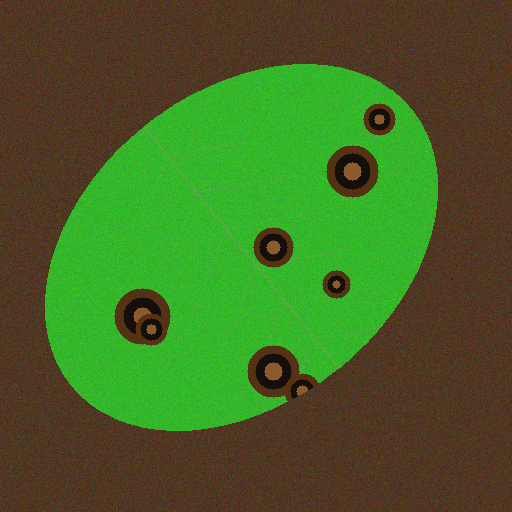
#> input picture disease_detector/sample_images/anthracnose_1.png, 512 x 512 px
$ python -i segmentation.py   (imports and definitions only)
#> lines starting #> are read from the running program, lines starting #| are printed output that depends on the picture; after the words box and inside, x2 and y2 are one past the last pixel; in counts of white or black regions, pixels touching at a corner belong together
#> further down, picture is the input picture: shape (512, 512, 3); mean B, G, R 37, 101.4, 69.2
import cv2
import numpy as np

def create_leaf_seed_mask(img: np.ndarray) -> np.ndarray:
    """Detects plant green canopy and chlorotic foliage seeds in HSV color space."""
    hsv = cv2.cvtColor(img, cv2.COLOR_BGR2HSV)
#> hsv: shape (512, 512, 3); mean H, S, V 33.6, 164.2, 117.2

    # Plant foliage hues (Green to yellow/chartreuse)
    lower_foliage = np.array([22, 25, 25])
    upper_foliage = np.array([98, 255, 255])
    foliage_mask = cv2.inRange(hsv, lower_foliage, upper_foliage)
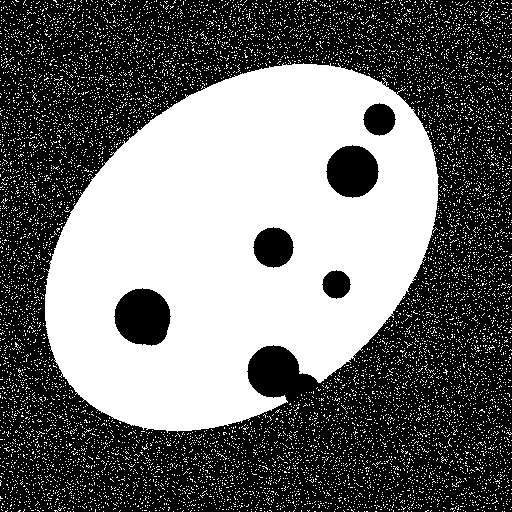
#> foliage_mask: shape (512, 512); 43.8% white; 10395 white regions (10394 under 20 px), largest, box (x1, y1, x2, y2) and area: (45, 63, 439, 433) 97472

    # Also include high-brightness powdery mildew on leaf
    lower_white = np.array([0, 0, 175])
    upper_white = np.array([180, 50, 255])
    white_mask = cv2.inRange(hsv, lower_white, upper_white)
#> white_mask: shape (512, 512); every value is 0

    seed_mask = cv2.bitwise_or(foliage_mask, white_mask)
    return seed_mask

def segment_leaf(img: np.ndarray) -> tuple[np.ndarray, np.ndarray]:
    """
    Cleanly segments the main leaf canopy from soil and background using
    morphological closure and convex boundary extraction.
    """
    seed_mask = create_leaf_seed_mask(img)

    # Morphological closure to bridge internal veins and spots
    kernel = cv2.getStructuringElement(cv2.MORPH_ELLIPSE, (15, 15))
    closed = cv2.morphologyEx(seed_mask, cv2.MORPH_CLOSE, kernel, iterations=3)
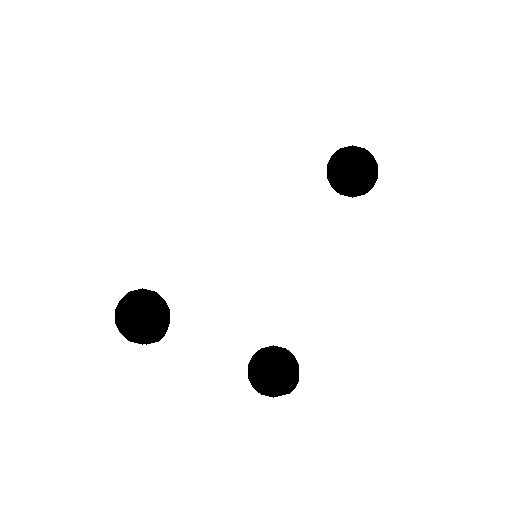
#> closed: shape (512, 512); 97.5% white; 3 black regions, box (x1, y1, x2, y2) and area: (115, 288, 170, 345) 2436, (248, 345, 299, 398) 2117, (327, 145, 378, 198) 2091

    # Find contours
    contours, _ = cv2.findContours(closed, cv2.RETR_EXTERNAL, cv2.CHAIN_APPROX_SIMPLE)
#> contours = [[[0, 0], [0, 511], [511, 511], [511, 0]]]

    leaf_mask = np.zeros(img.shape[:2], dtype=np.uint8)
    if contours:
        # Get largest leaf contour
        largest_c = max(contours, key=cv2.contourArea)
#> largest_c = [[0, 0], [0, 511], [511, 511], [511, 0]]
        # Leaf boundary as convex hull / smooth contour
        hull = cv2.convexHull(largest_c)
#> hull = [[511, 0], [511, 511], [0, 511], [0, 0]]
        cv2.drawContours(leaf_mask, [hull], -1, 255, thickness=cv2.FILLED)
#> leaf_mask: shape (512, 512); every value is 255
    else:
        # Fallback to Otsu thresholding on grayscale
        gray = cv2.cvtColor(img, cv2.COLOR_BGR2GRAY)
        blur = cv2.GaussianBlur(gray, (5, 5), 0)
        _, thresholded = cv2.threshold(blur, 0, 255, cv2.THRESH_BINARY + cv2.THRESH_OTSU)
        leaf_mask = thresholded

    masked_leaf = cv2.bitwise_and(img, img, mask=leaf_mask)
    return masked_leaf, leaf_mask

>>> import cv2
>>> picture = cv2.imread('sample_images/anthracnose_1.png')
>>> result = segment_leaf(picture)

$ run again, on disease_detector/sample_images/anthracnose_14.png
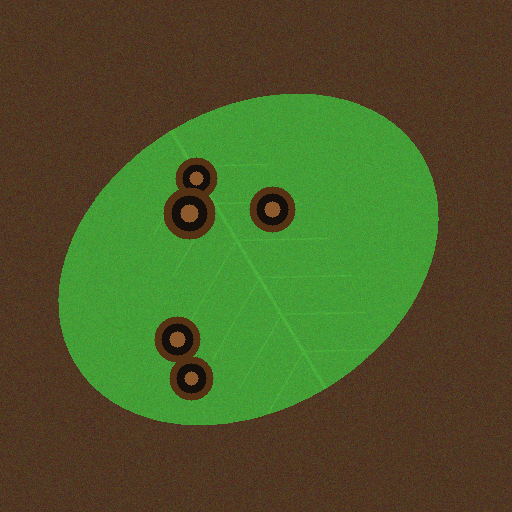
#> input picture disease_detector/sample_images/anthracnose_14.png, 512 x 512 px
#> picture is the input picture: shape (512, 512, 3); mean B, G, R 40.7, 88.9, 75.2
#> hsv: shape (512, 512, 3); mean H, S, V 31.6, 152.7, 105.7
#> in create_leaf_seed_mask, `foliage_mask = cv2.inRange(hsv, lower_foliage, upper_foliage)`:
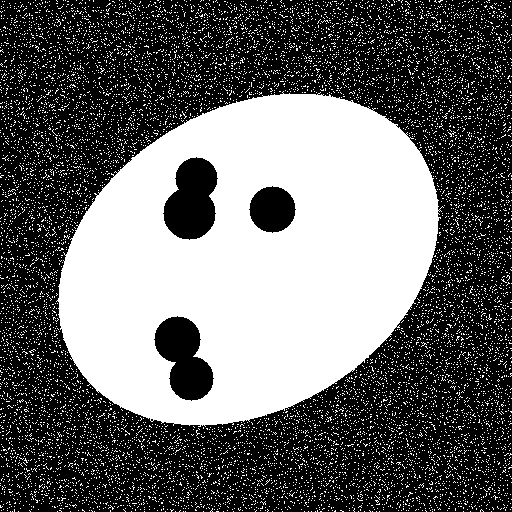
#> foliage_mask: shape (512, 512); 40.6% white; 11179 white regions (11178 under 20 px), largest, box (x1, y1, x2, y2) and area: (56, 91, 444, 427) 87773
#> white_mask: shape (512, 512); every value is 0
#> in segment_leaf, `closed = cv2.morphologyEx(seed_mask, cv2.MORPH_CLOSE, kernel, iteratio..`:
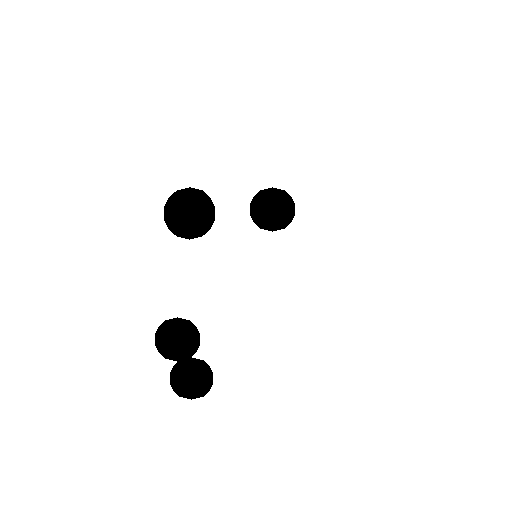
#> closed: shape (512, 512); 97.5% white; 3 black regions, box (x1, y1, x2, y2) and area: (155, 317, 213, 400) 2997, (164, 187, 215, 240) 2096, (250, 187, 295, 232) 1565
#> contours = [[[0, 0], [0, 511], [511, 511], [511, 0]]]
#> largest_c = [[0, 0], [0, 511], [511, 511], [511, 0]]
#> hull = [[511, 0], [511, 511], [0, 511], [0, 0]]
#> leaf_mask: shape (512, 512); every value is 255

$ run again, on disease_detector/sample_images/anthracnose_19.png
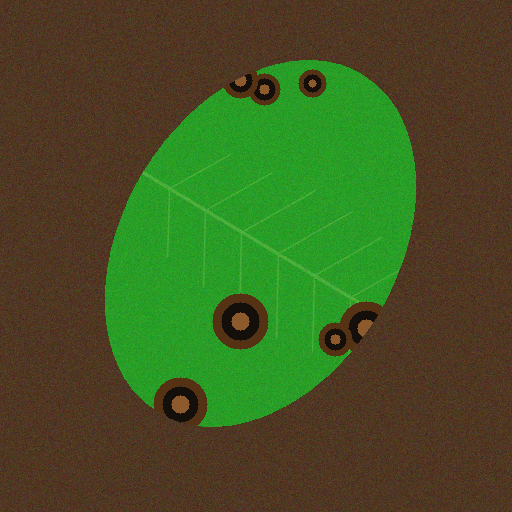
#> input picture disease_detector/sample_images/anthracnose_19.png, 512 x 512 px
#> picture is the input picture: shape (512, 512, 3); mean B, G, R 35.3, 84.5, 67.9
#> hsv: shape (512, 512, 3); mean H, S, V 31.2, 160.2, 102.2
#> in create_leaf_seed_mask, `foliage_mask = cv2.inRange(hsv, lower_foliage, upper_foliage)`:
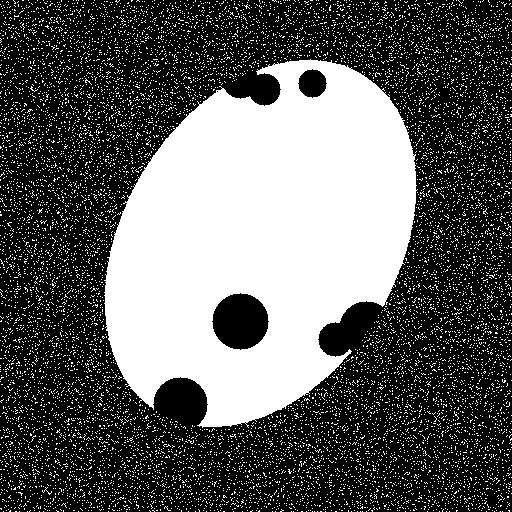
#> foliage_mask: shape (512, 512); 37.1% white; 11947 white regions (11946 under 20 px), largest, box (x1, y1, x2, y2) and area: (104, 59, 418, 428) 77230
#> white_mask: shape (512, 512); every value is 0
#> in segment_leaf, `closed = cv2.morphologyEx(seed_mask, cv2.MORPH_CLOSE, kernel, iteratio..`:
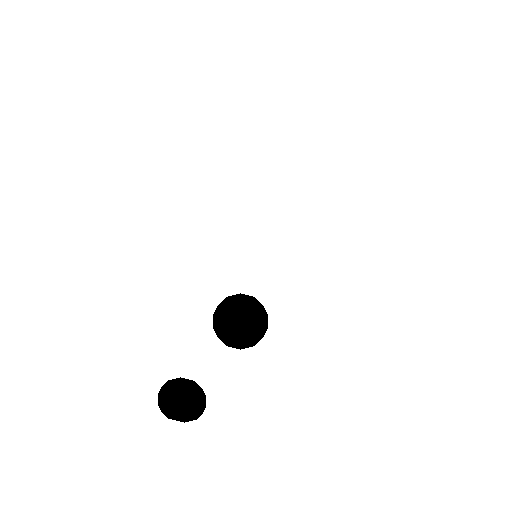
#> closed: shape (512, 512); 98.4% white; 2 black regions, box (x1, y1, x2, y2) and area: (213, 293, 268, 350) 2395, (158, 377, 206, 423) 1702
#> contours = [[[0, 0], [0, 511], [511, 511], [511, 0]]]
#> largest_c = [[0, 0], [0, 511], [511, 511], [511, 0]]
#> hull = [[511, 0], [511, 511], [0, 511], [0, 0]]
#> leaf_mask: shape (512, 512); every value is 255

$ run again, on disease_detector/sample_images/anthracnose_2.png
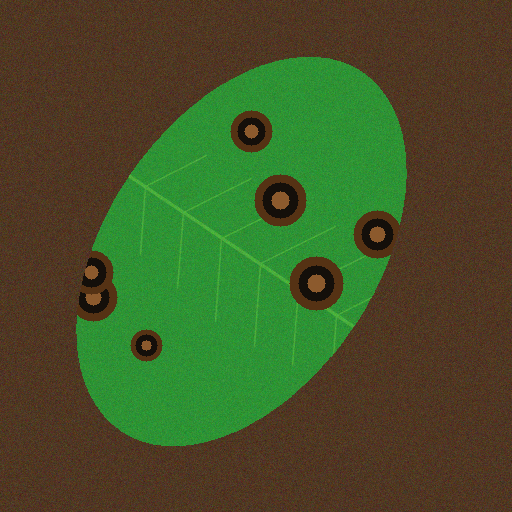
#> input picture disease_detector/sample_images/anthracnose_2.png, 512 x 512 px
#> picture is the input picture: shape (512, 512, 3); mean B, G, R 39.6, 82.9, 68.7
#> hsv: shape (512, 512, 3); mean H, S, V 32.6, 155.4, 100.2
#> in create_leaf_seed_mask, `foliage_mask = cv2.inRange(hsv, lower_foliage, upper_foliage)`:
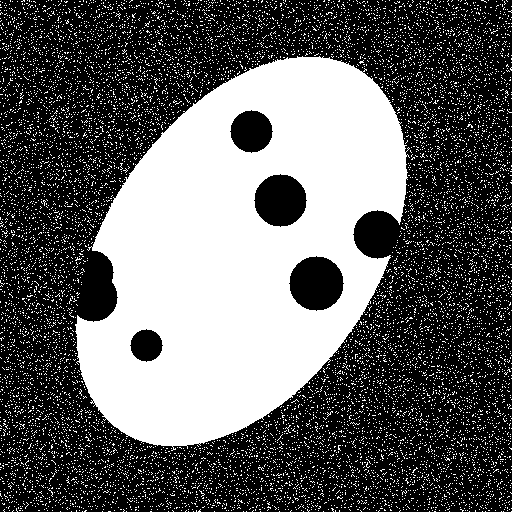
#> foliage_mask: shape (512, 512); 38.5% white; 11527 white regions (11526 under 20 px), largest, box (x1, y1, x2, y2) and area: (75, 56, 410, 451) 81886
#> white_mask: shape (512, 512); every value is 0
#> in segment_leaf, `closed = cv2.morphologyEx(seed_mask, cv2.MORPH_CLOSE, kernel, iteratio..`:
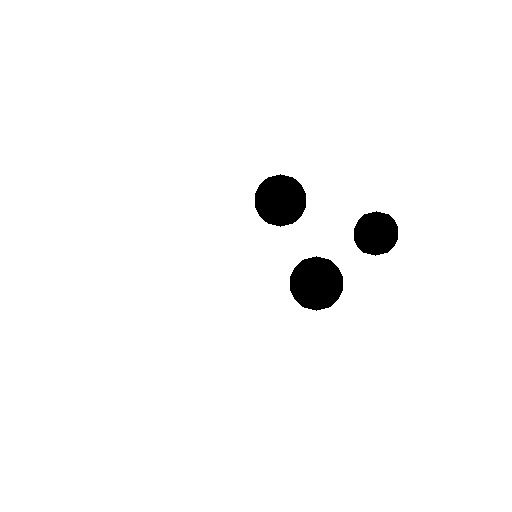
#> closed: shape (512, 512); 97.8% white; 3 black regions, box (x1, y1, x2, y2) and area: (290, 256, 343, 311) 2243, (255, 174, 306, 227) 2091, (354, 211, 398, 256) 1542
#> contours = [[[0, 0], [0, 511], [511, 511], [511, 0]]]
#> largest_c = [[0, 0], [0, 511], [511, 511], [511, 0]]
#> hull = [[511, 0], [511, 511], [0, 511], [0, 0]]
#> leaf_mask: shape (512, 512); every value is 255
